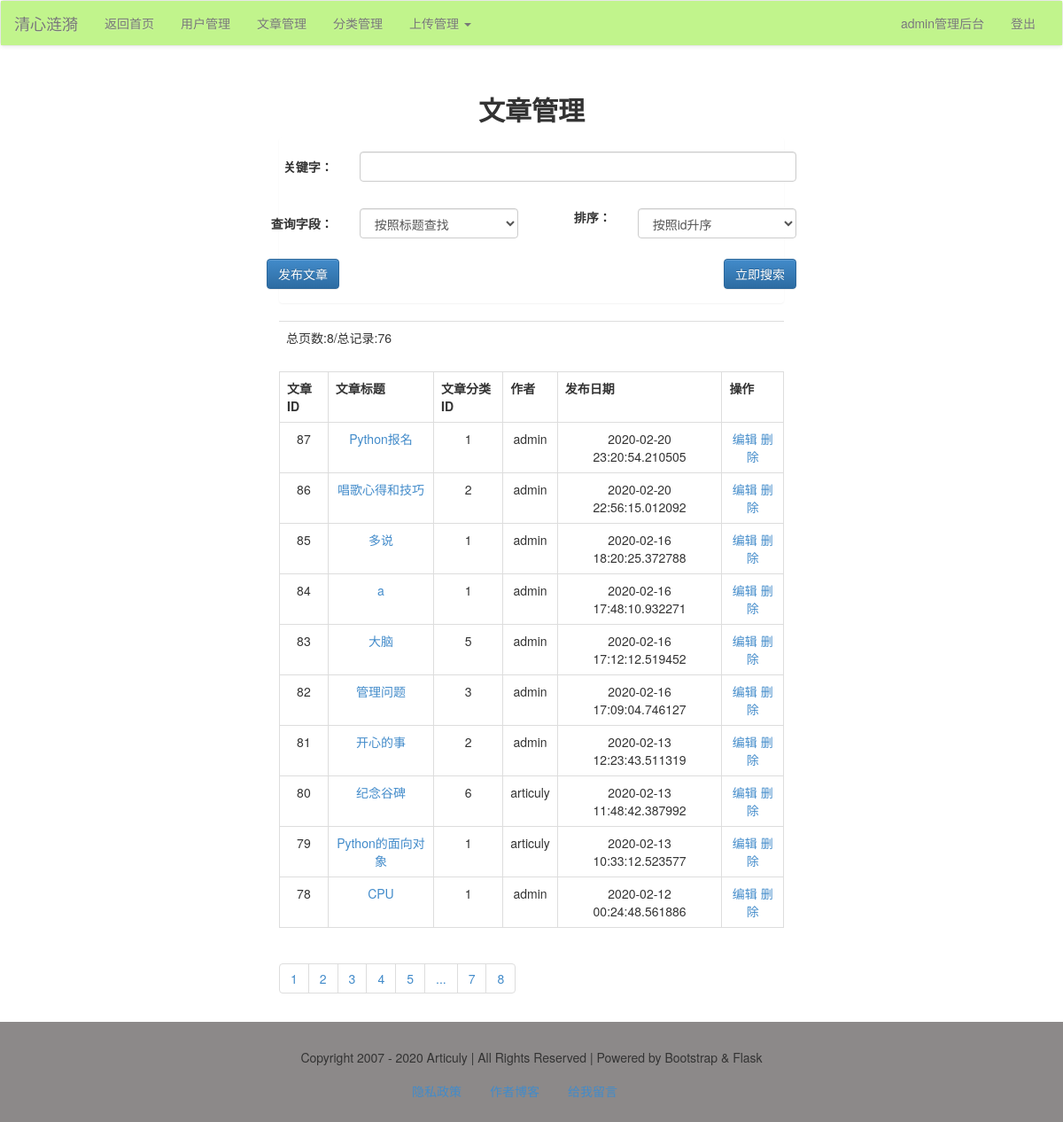
The app's page /admin/article/list/ (signed in), older data.
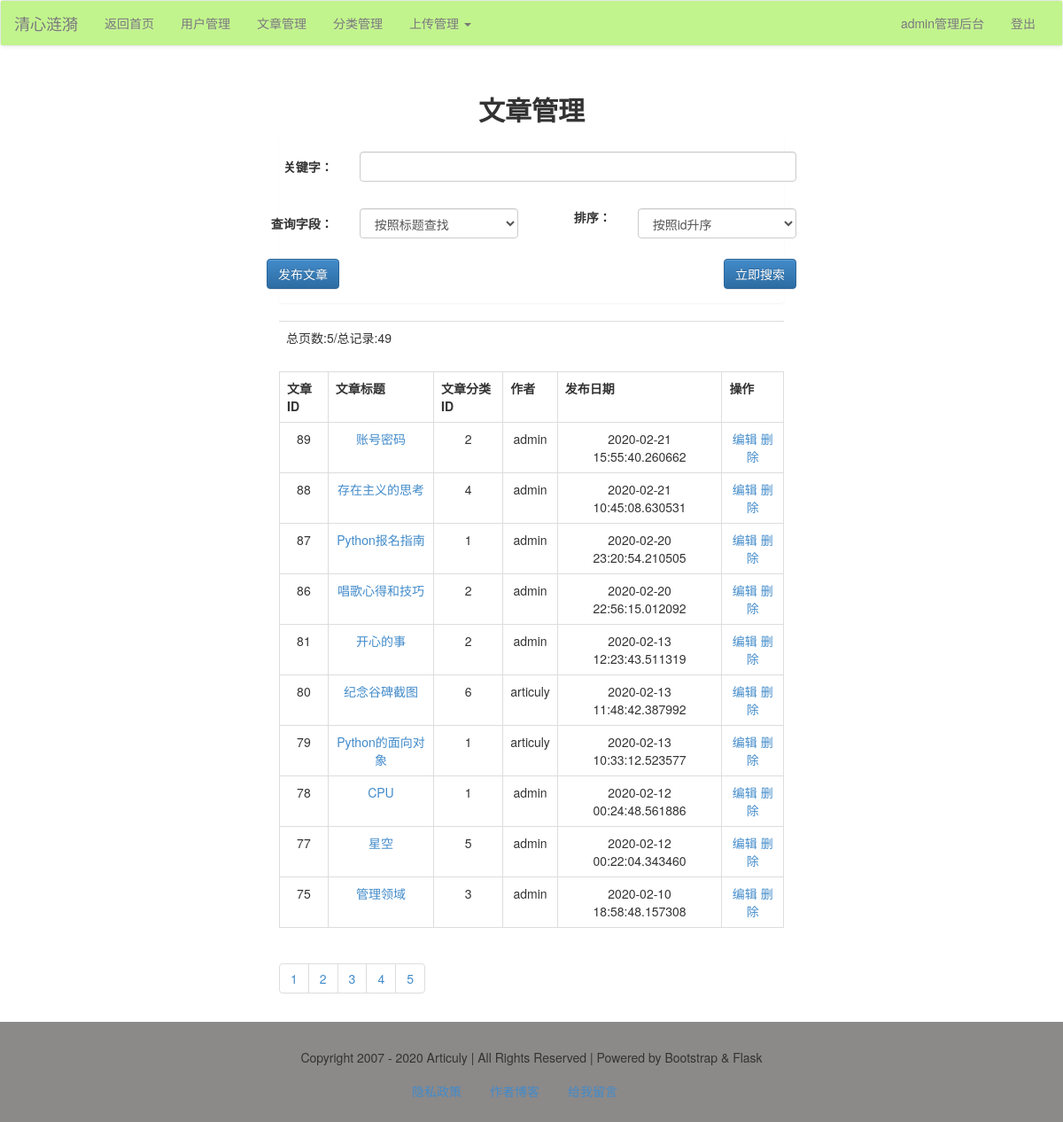
The same page, newer data.
### models.py (models this page shows)
class Article(db.Model):
    id = db.Column(db.Integer, primary_key=True)
    title = db.Column(db.String)
    thumb = db.Column(db.String)
    intro = db.Column(db.String)
    author = db.Column(db.String)
    content = db.Column(db.Text)
    pubdate = db.Column(db.DateTime, default=datetime.now)
    cate_id = db.Column(db.Integer, db.ForeignKey('category.cate_id'))

### admin/articles.py (the view)
@admin_app.route("/article/list/", methods=['get', 'post'])
def article_list():
    form = ArticleSearchForm()
    q = request.args.get('q')
    page = request.args.get('page', 1)
    if q is not None:
        form_field = request.args.get('field')
        form_order = request.args.get('order')
        print(q, page, form_field, form_order)
        if form_field == 'title':
            condition = Article.title.like('%%%s%%' % q)
        else:
            condition = Article.content.like('%%%s%%' % q)
        if form_order == '1':
            order = Article.id.asc()
        else:
            order = Article.id.desc()
        res = Article.query.filter(condition).order_by(order).paginate(int(page), 10)
        articles = res.items
        pageList = res.iter_pages()
        total = res.total
        pages = res.pages
        return render_template('admin/article/article_list_search.html', articles=articles, pageList=pageList,
                               total=total,
                               pages=pages, form=form, q=q, field=form_field, order=form_order)
    else:
        res = Article.query.order_by(Article.id.desc()).paginate(int(page), 10)
        articles = res.items
        pageList = res.iter_pages()
        total = res.total
        pages = res.pages
        return render_template("admin/article/article_list.html", articles=articles, pageList=pageList, total=total,
                               pages=pages, form=form)

### forms/article_form.py
class ArticleSearchForm(FlaskForm):
    q = StringField('关键字：',
                    validators=[DataRequired()],
                    render_kw={'class': 'form-control'})
    field = SelectField('查询字段：',
                        choices=[('title', '按照标题查找'), ('content', '按照内容查找')],
                        render_kw={'class': 'form-control'})
    order = SelectField('排序：', choices=[('1', '按照id升序'), ('2', '按照id降序')],
                        render_kw={'class': 'form-control'})

### admin/admin_app.py (called while the page is built)
@admin_app.before_request
@login_required
def is_admin():
    print(session['user'])
    if session['user'] != 'admin':
        print('user is someone else.')
        return redirect(url_for('login'))

### app.py (called while the page is built)
@app.context_processor
def account():
    username = session.get('user')
    return {'username': username}

@app.context_processor
def getCateList():
    cates = Category.query.all()
    return {'cates': cates}

### libs.py (called while the page is built)
def login_required(func):
    @wraps(func)
    def decorator_nest(*args, **kwargs):
        if not 'user' in session:
            return redirect(url_for('login'))
        else:
            print(func)
            return func(*args, **kwargs)
    return decorator_nest

### templates/admin/article/article_list.html (shortened to what the changed rows need)
{% extends "admin/admin_base.html" %}
{% block content %}
    <div class="container-fluid">
        <div class="row">
            <div class="main col-lg-6 col-lg-offset-3 col-md-8 col-md-offset-2 col-sm-10 col-sm-offset-1 col-xs-12">
                <h2 class="text-center"><b>文章管理</b></h2>
                <table class="table">
                    <tr>
                        <td>总页数:{{ pages }}/总记录:{{ total }}</td>
                    </tr>
                </table>
                <table class="table table-bordered">
                    <tr>
                        <th>文章ID</th>
                        <th>文章标题</th>
                        <th>文章分类ID</th>
                        <th>作者</th>
                        <th>发布日期</th>
                        <th>操作</th>
                    </tr>
                    {% for article in articles %}
                        <tr id="article_{{ article.id }}" class="text-center">
                            <td>{{ article.id }}</td>
                            <td>
                                <a href="{{ url_for("article_app.view", article_id=article.id) }}">{{ article.title }}</a>
                            </td>
                            <td>{{ article.cate_id }}</td>
                            <td>{{ article.author }}</td>
                            <td>{{ article.pubdate }}</td>
                            <td>
                                <a href="{{ url_for("admin_app.article_edit", article_id=article.id) }}"
                                   target="_blank">编辑</a>
                                <a href="javascript:delArticle({{ article.id }})">删除</a>
                            </td>
                        </tr>
                    {% endfor %}
                </table>
                <ul class="pagination">
                    {% for page in pageList %}
                        {% if page!=None %}
                            <li><a href="?page={{ page }}">{{ page }}</a></li>
                        {% else %}
                            <li><a href="#">...</a></li>
                        {% endif %}
                    {% endfor %}
                </ul>
            </div>
        </div>
    </div>
{% endblock %}

Row changes from the older to the newer data that the page shows:
removed Article: id "85", title "多说", cate_id "1", author "admin", pubdate "2020-02-16 18:20:25.372788"
removed Article: id "84", title "a", cate_id "1", author "admin", pubdate "2020-02-16 17:48:10.932271"
removed Article: id "83", title "大脑", cate_id "5", author "admin", pubdate "2020-02-16 17:12:12.519452"
removed Article: id "82", title "管理问题", cate_id "3", author "admin", pubdate "2020-02-16 17:09:04.746127"
added Article: id "89", title "账号密码", cate_id "2", author "admin", pubdate "2020-02-21 15:55:40.260662"
added Article: id "88", title "存在主义的思考", cate_id "4", author "admin", pubdate "2020-02-21 10:45:08.630531"
changed Article id 87: title "Python报名" → "Python报名指南"
changed Article id 80: title "纪念谷碑" → "纪念谷碑截图"
now on this page (row edited): Article: id "77", title "星空", cate_id "5", author "admin", pubdate "2020-02-12 00:22:04.343460"
now on this page (row unchanged): Article: id "75", title "管理领域", cate_id "3", author "admin", pubdate "2020-02-10 18:58:48.157308"
Text that changed along with them:
{{ pages }}: "8" → "5"
{{ total }}: "76" → "49"
list line gone: "7"
list line gone: "8"
